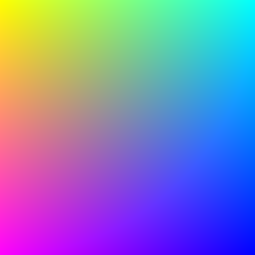

Reproduce this figure in Python.
from PIL import Image
from math import sqrt, sin

def gen_gradient(red_function, image_name):
    img = Image.new('RGB', (255,255), 'black')
    pixels = img.load()

    for i in range(img.size[0]):
        for j in range(img.size[1]):
            pixels[i,j] = (red_function(i), 255 - j, round(sqrt(i*i + j*j)))

    img.save(image_name)

gen_gradient(lambda i: 255 - i, 'colours.png')
gen_gradient(lambda i: round((255 - i) * (1+(i/255)**2)), 'colours_more_red.png')
gen_gradient(lambda i: round((255 - i) * ((1 + i/255)**2)), 'colours_much_more_red.png')

